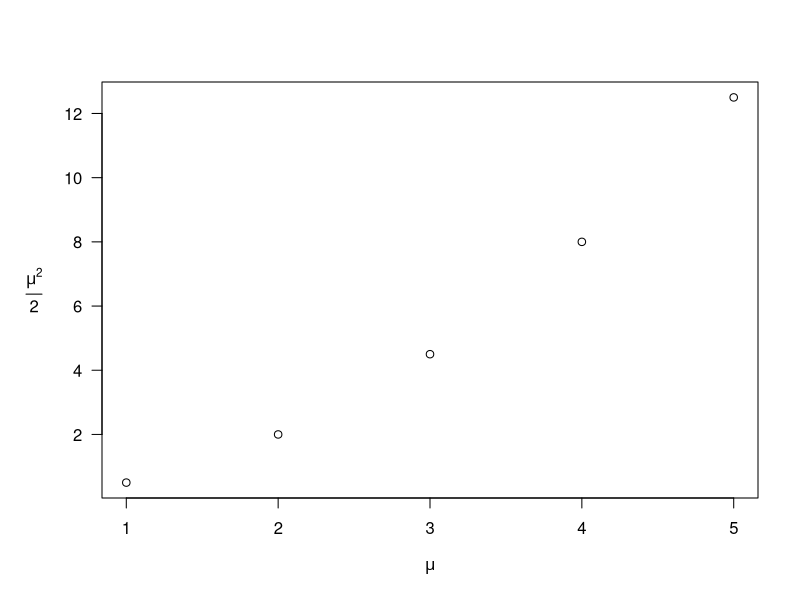

Source code (R):
## ---- chunk 1
knitr::opts_chunk$set(echo = TRUE, fig.align="center", out.width='70%')
## ---- chunk 2
mu <- 1:5
opar <- par(mar = par()$mar + c(0, 1, 0, 0))
plot(mu, mu ^ 2 / 2, xlab = expression(mu), ylab = "", yaxt = "n")
axis(2, las = 1)
mtext(expression(frac(mu ^ 2, 2)), side = 2, line = 3, las = 1)
par(opar)
## ---- chunk 3
latexRect <- c("\\begin{center}",
               "\\begin{tikzpicture}",
               "\\filldraw [draw=black, left color=orange, right color=green] (0,0) rectangle (4,2);",
               "\\end{tikzpicture}",
               "\\end{center}")

# y <- paste(latexRect, collapse = "")
# cat(y)
cat(latexRect)
